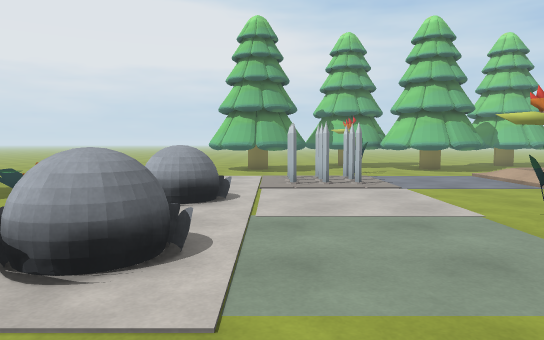
view 1 (above)

24 first-person views from a walk through a 3-D level made in the Unity game engine. The camera is 1.3 m above the floor, tilts 4° down and sees 70° across. The floor is counted in squares, 1 m on a side. Each view is taken from the middle of a square. On the plan, view 1 faces up. The plan holds only what a view shows up to about 16 squares ahead; the rest is blank. The place goes on beyond the plan. The player character is not drawn.

view 2
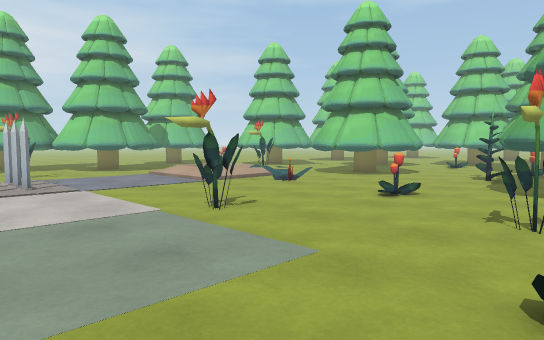

view 3
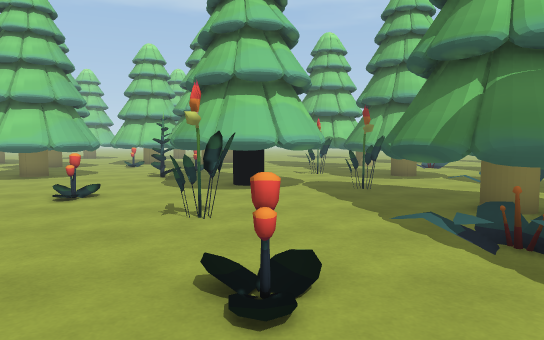

view 4
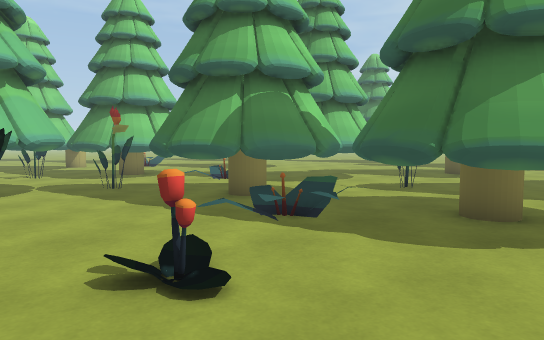

view 5
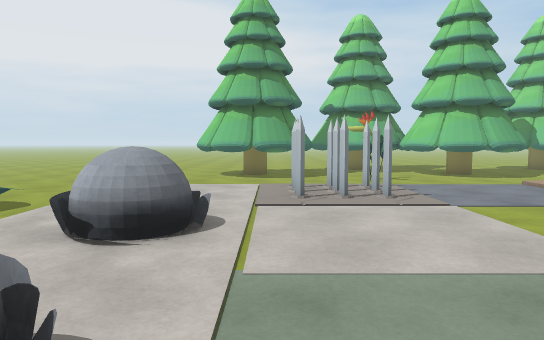

view 6
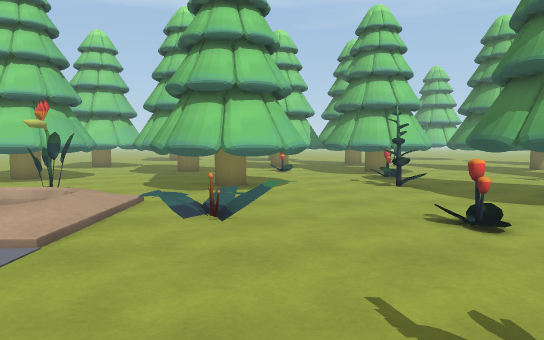

view 7
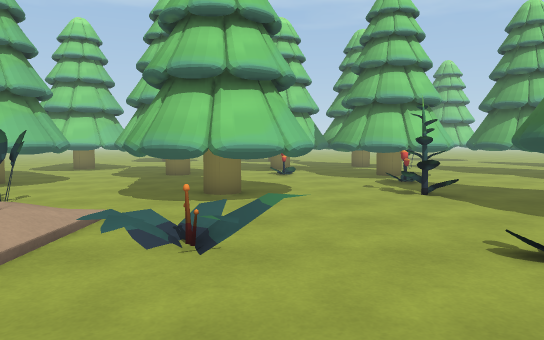

view 8
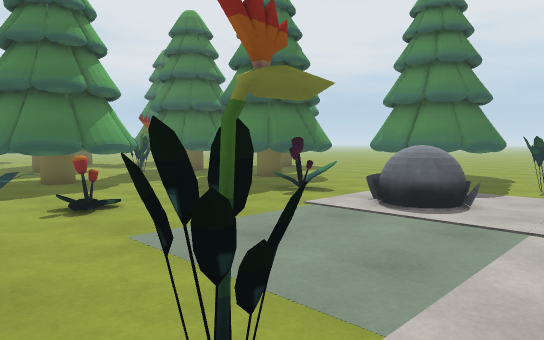

view 9
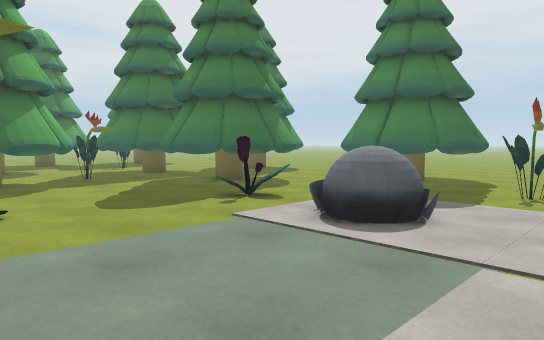

view 10
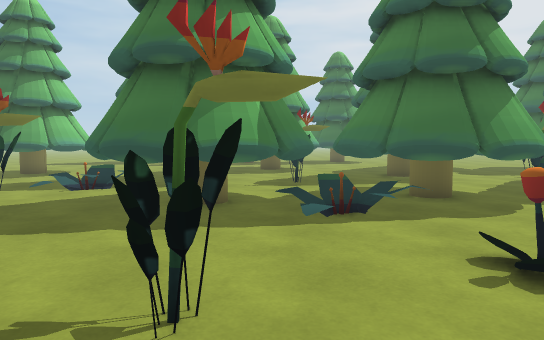

view 11
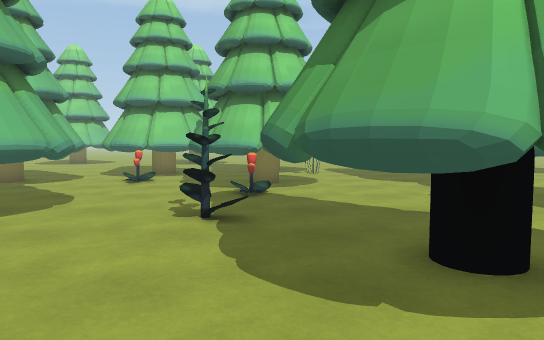

view 12
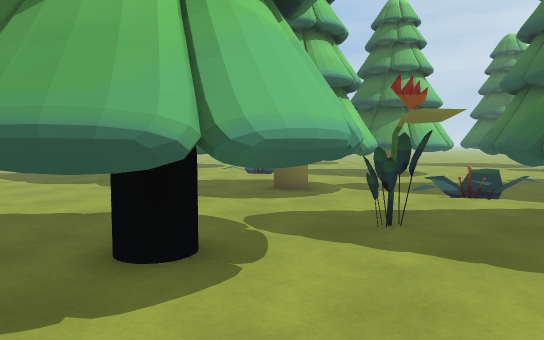

view 13
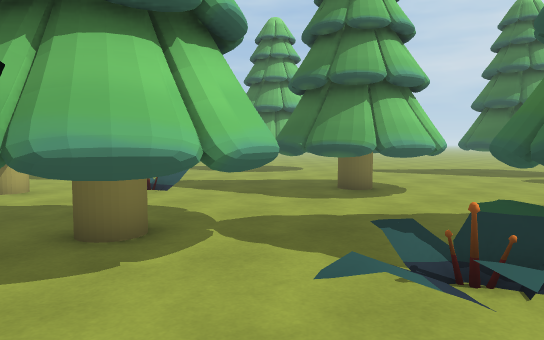

view 14
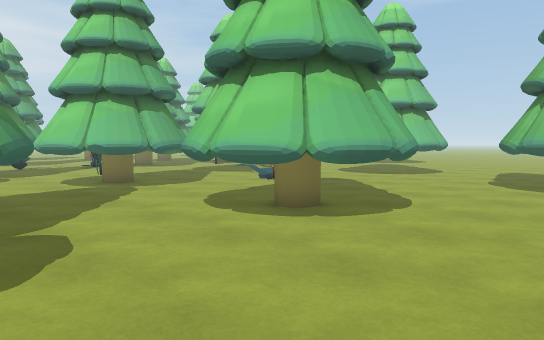

view 15
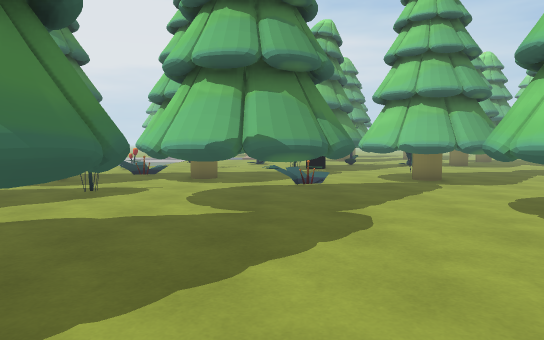

view 16
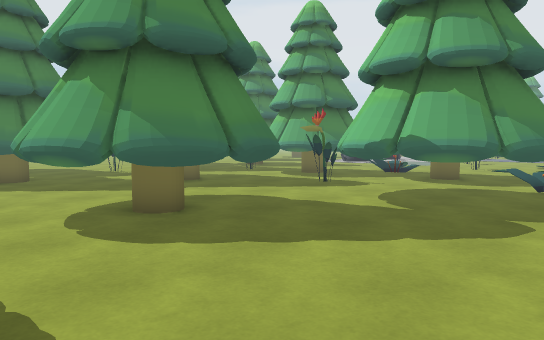

view 17
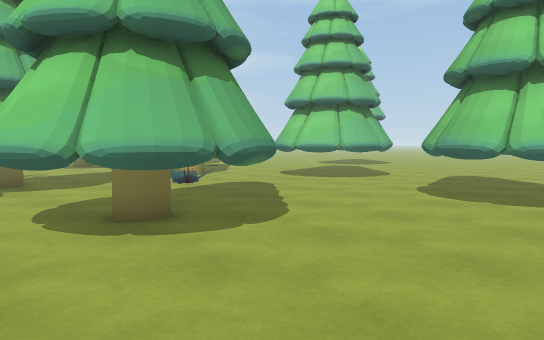

view 18
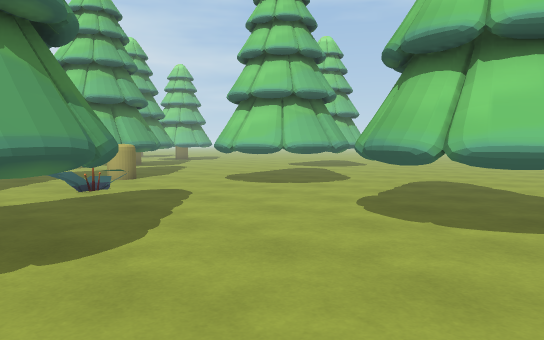

view 19
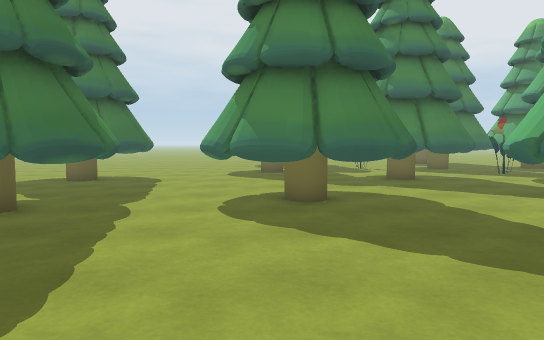

view 20
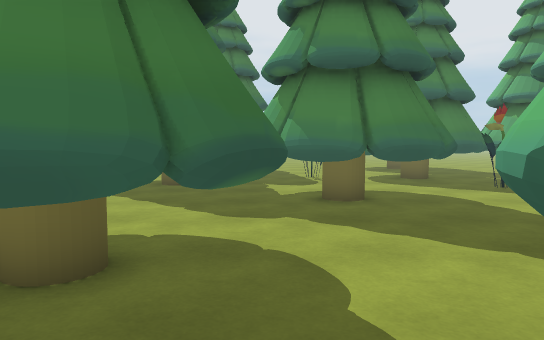

view 21
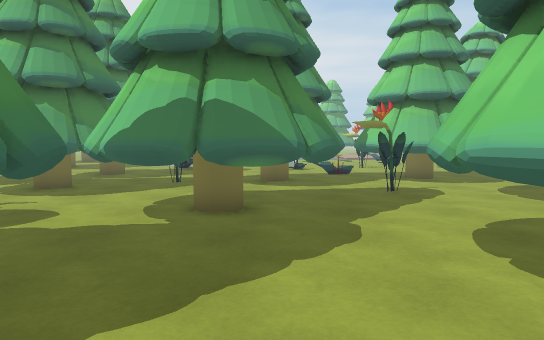

view 22
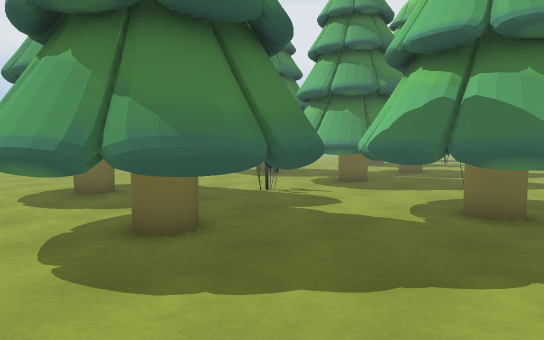

view 23
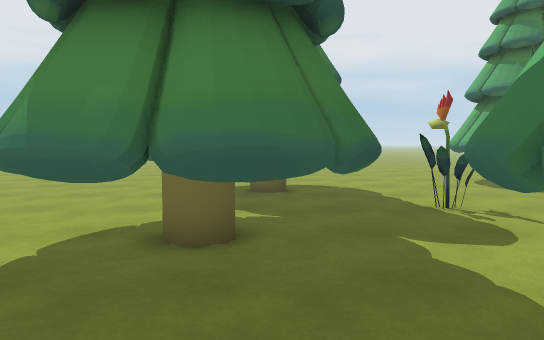

view 24
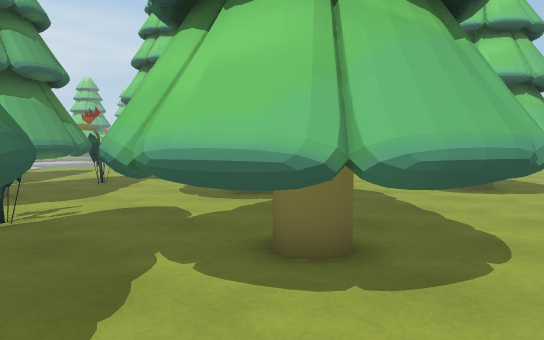

### Floor plan
Key: @ floor where view 1 was taken; # wall or solid block; . floor; / step, stairs or slope; F flower; S spikes; T tree; H thing the floor can be seen under or through; O other object.
Columns run from 8 left of view 1 to 27 right of it. Each row starts with its distance up from view 1.
 18      TTTTT.. .TTTTT         ..
 17 ..   .TTT......TTT.    TTT  ..
 16 ..   .......F.....     TTTT ..
 15 ...   ........../      .TTT ..
 14 ...      SSS         F......T
 13  ..      SSS         ......TTT
 12 ....     SSS         .. ...TTT
 11 .FF.        ....////..TT  . TTT
 10  FF.        ......F..TTT  . TTT
  9      OOO.   .....FF..TTTT .....TT
  8      OO .  .......F..TTTTT...FTTT
  7         .   ..........TTT....FTTT
  6 .F..    .   .F...............TTTT
  5 .... OOO.   .....F.........TTT
  4 T... OOO.   ..........FF...TTT
  3 TT    .............TTT....FTTT
  2 TT  ..............TTTT ....TTT
  1 TT...FF........F..TTT T.....T  ..
  0 T.......@..F......TTTTT............
 -1 ..TTTT.............TTTT......#  ...
 -2   TTTTT........TT...T...F... #
 -3    TTTT..TTF..FTTT.F..TTT ..
 -4   TTTT..TTTTFFTTTTT...TTT ..    #
 -5    TT...TTTTTTTTTT ..TTTTT .. ###
 -6    TTT..TTTTTTTTTT.FFTTTTT ......
 -7 T   TTTF TTTT.TT .FFF.TTTT.......
 -8 T TTTTT.  TT.F.  HHH...TT..FFF..#
 -9 ..TTTTT.  T..FFHH  HH.......F...#
-10 ...TTT.T TTT...#    H...TT......#
-11 .......TTTTT...#H  HH.TTTTT.....####
-12 ...F...TTTTT... HHHH..TTTTT.........
-13  T ....TTTTT.TTT......TTTTT.........
-14  TT  TTTTT..TTTTT.....TTTTT.........
-15  TT TTTTT...TTTTT......TTT....##  ..
-16 TTTTTTTTT...TTTTT.............#
-17 TT .TTTTT....TTTT.............#
-18 ....TTTT......................#
-19 ...............TT... ....

Where each view was taken, in squares from view 1:
view 1: 0 up, 0 right, facing up
view 2: 0 up, 0 right, facing up-right
view 3: 0 up, 0 right, facing right
view 4: 2 up, 0 right, facing down-right
view 5: 3 up, 0 right, facing up
view 6: 8 up, 3 right, facing right
view 7: 8 up, 5 right, facing right
view 8: 8 up, 6 right, facing down-left
view 9: 8 up, 4 right, facing down-left
view 10: 4 up, 6 right, facing down
view 11: 3 up, 8 right, facing right
view 12: 3 up, 8 right, facing down-right
view 13: 3 down, 10 right, facing down-right
view 14: 18 down, 10 right, facing up-right
view 15: 19 down, 10 right, facing up
view 16: 19 down, 13 right, facing up-left
view 17: 19 down, 13 right, facing up-right
view 18: 19 down, 16 right, facing up-right
view 19: 16 down, 15 right, facing left
view 20: 13 down, 10 right, facing left
view 21: 19 down, 2 right, facing up
view 22: 19 down, 3 right, facing up-left
view 23: 15 down, 3 right, facing left
view 24: 19 down, 6 left, facing up-right
